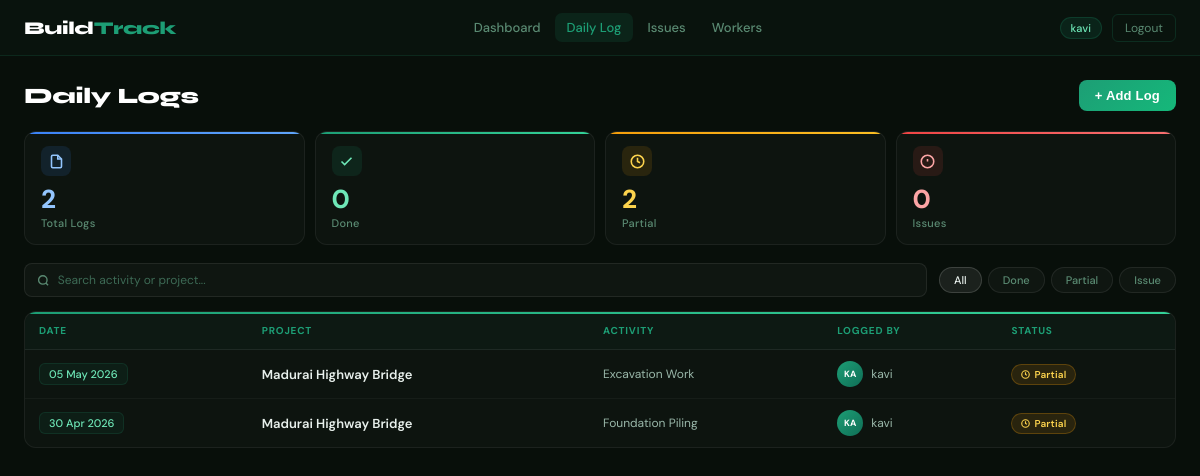
Screenshot of /daily-log/ (signed in) with the database file from the repository.
### tracker/models.py (models this page shows, shortened)
class DailyLog(models.Model):
    STATUS=[('done','Done'),('partial','Partial'),('issue','Issue')]
    project=models.ForeignKey(Project,on_delete=models.CASCADE)
    activity=models.CharField(max_length=200)
    status=models.CharField(max_length=20,choices=STATUS)
    logged_by=models.ForeignKey(User,on_delete=models.SET_NULL,null=True)
    date=models.DateTimeField(auto_now_add=True)

class Project(models.Model):
    STATUS=[('ongoing','Ongoing'),('delayed','Delayed'),('ontrack','On Track')]
    name=models.CharField(max_length=100)
    status=models.CharField(max_length=20,choices=STATUS)
    deadline=models.CharField(max_length=50)
    completion=models.IntegerField(default=0)
    workers_count=models.IntegerField(default=0)
    created_at=models.DateTimeField(auto_now_add=True)

### tracker/views.py (the view, shortened to what this page needs)
# urls.py: path('daily-log/', views.daily_log, name='daily_log'),
def daily_log(request):
    if not request.user.is_authenticated:
        return redirect('/login/')
    user = request.user
    is_admin = user.is_superuser
    is_supervisor = user.groups.filter(name='Supervisor').exists()
    is_worker = user.groups.filter(name='Worker').exists()
    logs = DailyLog.objects.none()
    projects = Project.objects.none()
    if is_admin:
        logs = DailyLog.objects.all().order_by('-date')
        projects = Project.objects.all()
    elif is_supervisor:
        worker_profile = Worker.objects.filter(user=user).first()
        if worker_profile and worker_profile.project:
            logs = DailyLog.objects.filter(project=worker_profile.project).order_by('-date')
            projects = Project.objects.all()
    elif is_worker:
        worker_profile = Worker.objects.filter(user=user).first()
        if worker_profile and worker_profile.project:
            logs = DailyLog.objects.filter(project=worker_profile.project).order_by('-date')
            projects = Project.objects.all()
    logs_done = logs.filter(status='done').count()
    logs_partial = logs.filter(status='partial').count()
    logs_issue = logs.filter(status='issue').count()
    return render(request, 'tracker/daily_log.html', {
        'logs': logs,
        'projects': projects,
        'logs_done': logs_done,
        'logs_partial': logs_partial,
        'logs_issue': logs_issue,
        'is_admin': is_admin
    })

### tracker/templates/tracker/daily_log.html (shortened to what this page needs)
{% extends 'tracker/base.html' %}
{% block content %}
<div class="page-header">
  <div class="page-title" style="margin:0;">Daily Logs</div>
  <button class="btn-primary" onclick="document.getElementById('add-modal').style.display='flex'">+ Add Log</button>
</div>
<div class="log-stats">
  <div class="log-stat-card lsc1">
    <div class="lsc-icon">
      <svg width="15" height="15" viewBox="0 0 24 24" fill="none" stroke="currentColor" stroke-width="2.5"><path d="M14 2H6a2 2 0 0 0-2 2v16a2 2 0 0 0 2 2h12a2 2 0 0 0 2-2V8z"/><polyline points="14 2 14 8 20 8"/></svg>
    </div>
    <div class="lsc-value">{{ logs.count }}</div>
    <div class="lsc-label">Total Logs</div>
  </div>
  <div class="log-stat-card lsc2">
    <div class="lsc-icon">
      <svg width="15" height="15" viewBox="0 0 24 24" fill="none" stroke="currentColor" stroke-width="2.5"><polyline points="20 6 9 17 4 12"/></svg>
    </div>
    <div class="lsc-value">{{ logs_done }}</div>
    <div class="lsc-label">Done</div>
  </div>
  <div class="log-stat-card lsc3">
    <div class="lsc-icon">
      <svg width="15" height="15" viewBox="0 0 24 24" fill="none" stroke="currentColor" stroke-width="2.5"><circle cx="12" cy="12" r="10"/><polyline points="12 6 12 12 16 14"/></svg>
    </div>
    <div class="lsc-value">{{ logs_partial }}</div>
    <div class="lsc-label">Partial</div>
  </div>
  <div class="log-stat-card lsc4">
    <div class="lsc-icon">
      <svg width="15" height="15" viewBox="0 0 24 24" fill="none" stroke="currentColor" stroke-width="2.5"><circle cx="12" cy="12" r="10"/><line x1="12" y1="8" x2="12" y2="12"/><line x1="12" y1="16" x2="12.01" y2="16"/></svg>
    </div>
    <div class="lsc-value">{{ logs_issue }}</div>
    <div class="lsc-label">Issues</div>
  </div>
</div>
<div class="filter-bar">
  <div class="filter-search">
    <svg width="13" height="13" viewBox="0 0 24 24" fill="none" stroke="currentColor" stroke-width="2.5"><circle cx="11" cy="11" r="8"/><line x1="21" y1="21" x2="16.65" y2="16.65"/></svg>
    <input type="text" id="searchInput" placeholder="Search activity or project..." oninput="filterLogs()"/>
  </div>
  <div class="filter-pills">
    <button class="fpill active" onclick="setFilter('all', this)">All</button>
    <button class="fpill fpill-green" onclick="setFilter('done', this)">Done</button>
    <button class="fpill fpill-yellow" onclick="setFilter('partial', this)">Partial</button>
    <button class="fpill fpill-red" onclick="setFilter('issue', this)">Issue</button>
  </div>
</div>
<div class="log-table-wrap">
  <table id="logsTable">
    <thead>
      <tr>
        <th>Date</th>
        <th>Project</th>
        <th>Activity</th>
        <th>Logged by</th>
        <th>Status</th>
      </tr>
    </thead>
    <tbody>
      {% for log in logs %}
      <tr class="log-row" data-status="{{ log.status }}" data-search="{{ log.activity|lower }} {{ log.project.name|lower }}">
        <td>
          <div class="log-date-pill">{{ log.date|date:"d M Y" }}</div>
        </td>
        <td>
          <div class="log-project">{{ log.project.name }}</div>
        </td>
        <td>
          <div class="log-activity">{{ log.activity }}</div>
        </td>
        <td>
          <div class="log-user">
            <div class="log-avatar">{{ log.logged_by.username|slice:":2"|upper }}</div>
            <span>{{ log.logged_by.username }}</span>
          </div>
        </td>
        <td>
          {% if log.status == 'done' %}
            <span class="log-badge lb-done">
              <svg width="9" height="9" viewBox="0 0 24 24" fill="none" stroke="currentColor" stroke-width="3"><polyline points="20 6 9 17 4 12"/></svg>
              Done
            </span>
          {% elif log.status == 'partial' %}
            <span class="log-badge lb-partial">
              <svg width="9" height="9" viewBox="0 0 24 24" fill="none" stroke="currentColor" stroke-width="3"><circle cx="12" cy="12" r="10"/><polyline points="12 6 12 12 16 14"/></svg>
              Partial
            </span>
          {% else %}
            <span class="log-badge lb-issue">
              <svg width="9" height="9" viewBox="0 0 24 24" fill="none" stroke="currentColor" stroke-width="3"><circle cx="12" cy="12" r="10"/><line x1="12" y1="8" x2="12" y2="12"/><line x1="12" y1="16" x2="12.01" y2="16"/></svg>
              Issue
            </span>
          {% endif %}
        </td>
      </tr>
      {% endfor %}
    </tbody>
  </table>
</div>
{% endblock %}

### tracker/templates/tracker/base.html (shortened to what this page needs)
{% load static %}
<!DOCTYPE html>
<html lang="en">
<head>
<link rel="stylesheet" href="{% static 'tracker/style.css' %}">
</head>
<body>
{% if user.is_authenticated %}
<nav>
  <div class="nav-logo">Build<span>Track</span></div>
  <div class="nav-links">
    <a href="/dashboard/" {% if request.resolver_match.url_name == 'dashboard' %}class="active"{% endif %}>Dashboard</a>
    <a href="/daily-log/" {% if request.resolver_match.url_name == 'daily_log' %}class="active"{% endif %}>Daily Log</a>
    <a href="/issues/" {% if request.resolver_match.url_name == 'issues' %}class="active"{% endif %}>Issues</a>
    <a href="/workers/" {% if request.resolver_match.url_name == 'workers' %}class="active"{% endif %}>Workers</a>
  </div>
  <div class="nav-right">
    <span class="role-tag">{{ user.username }}</span>
    <a href="/logout/" class="logout-btn">Logout</a>
  </div>
</nav>
{% endif %}
<div class="body">
{% block content %}{% endblock %}
</div>
</body>
</html>

### rows the page displays
DailyLog: date "05 May 2026", project.name "Madurai Highway Bridge", activity "Excavation Work", logged_by.username "KA", logged_by.username "kavi", status "partial" (drawn)
DailyLog: date "30 Apr 2026", project.name "Madurai Highway Bridge", activity "Foundation Piling", logged_by.username "KA", logged_by.username "kavi", status "partial" (drawn)

### other values shown
{{ user.username }} "kavi"
{{ logs.count }} "2"
{{ logs_done }} "0"
{{ logs_partial }} "2"
{{ logs_issue }} "0"
